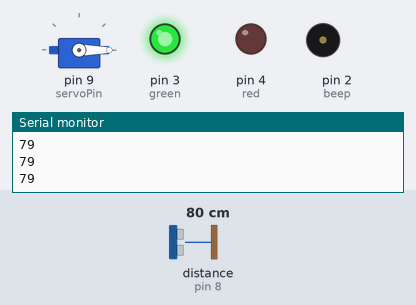
A sketch run on a simulated Arduino Uno, built with avr-gcc and run on an emulated ATmega328P. On the bench: servo, output pins drawn as LEDs (lit = HIGH), buzzer (waves = sounding, pin HIGH), the last lines printed to the serial monitor. Wiring (inferred from the names in the program): ultrasonic range finder: trigger pin 7; echo pin 8. The inputs (shaded band) are chosen by the test bench; at power-on: distance to the obstacle (sensor on pin 8) 80 cm. The echo pulse lasts 58.3 µs per cm; pins used as bus, display or sensor lines are not drawn.

Above: at 1.2 s.
1.3 s: distance to the obstacle (sensor on pin 8) set to 68 cm
At 1.8 s:
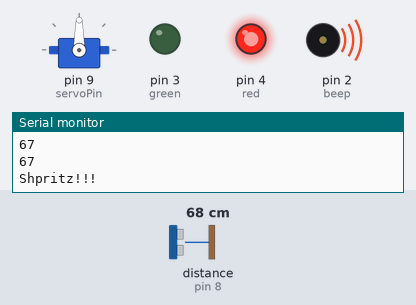
Timing chart, 0 to 10.3 s (numbered marks = the images above; inputs shaded):
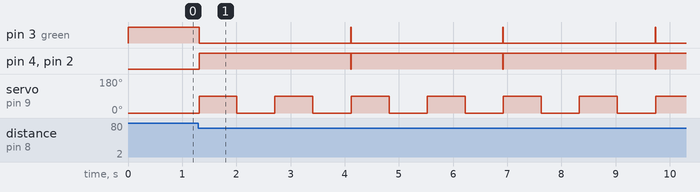

Measured:
- the behaviour switches between 72 and 71 cm on distance to the obstacle (sensor on pin 8) (found by bisection; images 0 and 1)
- after the input at 1.3 s, pin 3 (green): alternates HIGH for 0.01 s and LOW for 2.8 s, starting at once; pin 4 (red), pin 2 (beep): alternates HIGH for 2.8 s and LOW for 0.01 s, starting at once; servo on pin 9 (servoPin): alternates 90° for 0.70 s and 0° for 0.70 s, starting at once

The sketch:

anticat.ino
```cpp
#include <Servo.h>
Servo testservo;

#define servoPin 9
#define trigPin 7
#define echoPin 8
#define beep 2
#define green 3
#define red 4

void setup()
{
   Serial.begin(9600);
  Serial.println("Ready!");
  pinMode(trigPin, OUTPUT);
  pinMode(echoPin, INPUT);
  pinMode(beep, OUTPUT);
   pinMode(green, OUTPUT);
    pinMode(red, OUTPUT);
  digitalWrite(beep, LOW);
   digitalWrite(green, HIGH);
    digitalWrite(red, LOW);
   testservo.attach(servoPin);
    testservo.write(0);

}

int near(0);

void loop() {
  long duration, distance;
  digitalWrite(trigPin, LOW);
  delayMicroseconds(2);
  digitalWrite(trigPin, HIGH);
  delayMicroseconds(10);
  digitalWrite(trigPin, LOW);
  duration = pulseIn(echoPin, HIGH);
  distance = (duration/2) / 29.1;
   Serial.println(distance);
  if (distance >= 10 && distance <= 70 )
  {
    near++;
  }
  else
  {
    near=0;
  }
  if (near >1)
  {
       digitalWrite(green, LOW);
    digitalWrite(red, HIGH);
    digitalWrite(beep, HIGH);
    for (int i=0;i<2;++i)
    {
    Serial.println("Shpritz!!!");
    near = 0;

   testservo.write(90);
    delay(700);
   testservo.write(0);
       delay(700);
    }
     digitalWrite(green, HIGH);
    digitalWrite(red, LOW);
      digitalWrite(beep, LOW);
  }


}
```
